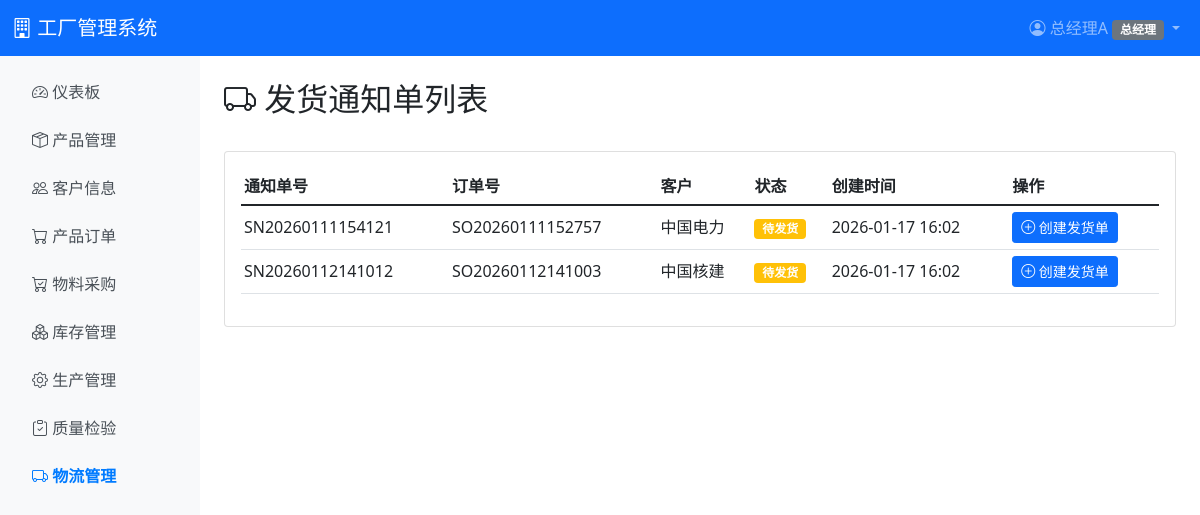
The app's page /logistics/notices/ (signed in), older data.
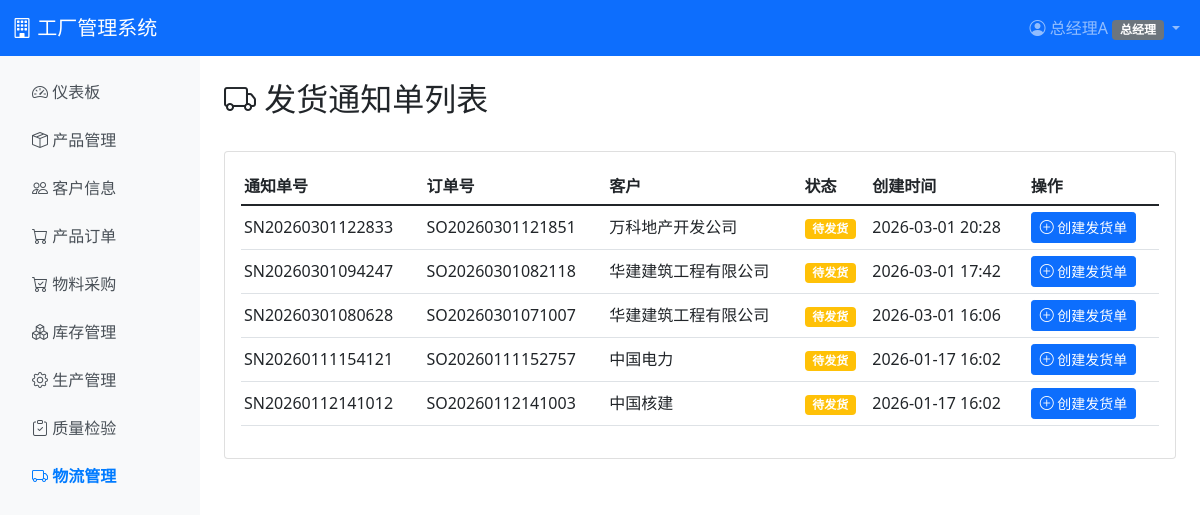
The same page, newer data.
### accounts/models.py (models this page shows, shortened)
class UserProfile(models.Model):
    ROLE_CHOICES = [
        ('sales', '销售员'),
        ('sales_mgr', '销售经理'),
        ('warehouse', '仓库管理员'),
        ('production', '生产管理员'),
        ('qc', '质检员'),
        ('logistics', '物流管理员'),
        ('ceo', '总经理'),
    ]
    user = models.OneToOneField(User, on_delete=models.CASCADE, related_name='profile')
    role = models.CharField(max_length=20, choices=ROLE_CHOICES, verbose_name='角色')
    permissions = models.ManyToManyField(Permission, blank=True, related_name='user_profiles', verbose_name='额外权限')
    phone = models.CharField(max_length=20, blank=True, verbose_name='电话')
    department = models.CharField(max_length=50, blank=True, verbose_name='部门')
    created_at = models.DateTimeField(auto_now_add=True, verbose_name='创建时间')
    class Meta:
        verbose_name = '用户角色'
        verbose_name_plural = '用户角色'

### logistics/models.py (models this page shows, shortened)
class ShippingNotice(models.Model):
    notice_no = models.CharField(max_length=50, unique=True, verbose_name='通知单号')
    order = models.ForeignKey(SalesOrder, on_delete=models.CASCADE, related_name='shipping_notices', verbose_name='订单')
    status = models.CharField(max_length=20, default='pending', choices=[('pending', '待发货'), ('shipped', '已发货')], verbose_name='状态')
    created_at = models.DateTimeField(auto_now_add=True, verbose_name='创建时间')
    class Meta:
        verbose_name = '发货通知单'
        verbose_name_plural = '发货通知单'
        ordering = ['-created_at']

### sales/models.py (models this page shows, shortened)
class SalesOrder(models.Model):
    STATUS_CHOICES = [
        ('pending', '待审批'),
        ('approved', '已审批'),
        ('ceo_pending', '待总经理审批'),
        ('ceo_approved', '总经理已审批'),
        ('rejected', '已退回'),
        ('in_production', '生产中'),
        ('ready_to_ship', '待发货'),
        ('shipped', '已发货'),
        ('completed', '已完成'),
        ('cancelled', '已取消'),
        ('terminated', '已终结'),
    ]
    order_no = models.CharField(max_length=50, unique=True, verbose_name='订单号')
    customer = models.ForeignKey(Customer, on_delete=models.PROTECT, verbose_name='客户')
    salesperson = models.ForeignKey('auth.User', on_delete=models.PROTECT, related_name='sales_orders', verbose_name='销售员')
    status = models.CharField(max_length=20, choices=STATUS_CHOICES, default='pending', verbose_name='状态')
    total_amount = models.DecimalField(max_digits=12, decimal_places=2, default=0, verbose_name='订单总额')
    delivery_date = models.DateField(null=True, blank=True, verbose_name='交付日期')
    reserve_inventory = models.BooleanField(default=True, verbose_name='锁定库存')
    manual_batch_allocation = models.BooleanField(default=False, verbose_name='手动分配批次')
    approved_by = models.ForeignKey('auth.User', on_delete=models.SET_NULL, null=True, blank=True, related_name='approved_orders', verbose_name='审批人')
    approved_at = models.DateTimeField(null=True, blank=True, verbose_name='审批时间')
    ceo_approved_by = models.ForeignKey('auth.User', on_delete=models.SET_NULL, null=True, blank=True, related_name='ceo_approved_orders', verbose_name='总经理审批人')
    ceo_approved_at = models.DateTimeField(null=True, blank=True, verbose_name='总经理审批时间')
    rejected_by = models.ForeignKey('auth.User', on_delete=models.SET_NULL, null=True, blank=True, related_name='rejected_orders', verbose_name='退回人')
    rejected_at = models.DateTimeField(null=True, blank=True, verbose_name='退回时间')
    reject_reason = models.TextField(blank=True, verbose_name='退回原因')
    terminated_by = models.ForeignKey('auth.User', on_delete=models.SET_NULL, null=True, blank=True, related_name='terminated_orders', verbose_name='终结人')
    terminated_at = models.DateTimeField(null=True, blank=True, verbose_name='终结时间')
    terminate_reason = models.TextField(blank=True, verbose_name='终结原因')
    remark = models.TextField(blank=True, verbose_name='备注')
    created_at = models.DateTimeField(auto_now_add=True, verbose_name='创建时间')
    updated_at = models.DateTimeField(auto_now=True, verbose_name='更新时间')
    class Meta:
        verbose_name = '产品订单'
        verbose_name_plural = '产品订单'
        ordering = ['-created_at']

class Customer(models.Model):
    CREDIT_LEVEL_CHOICES = [
        ('A', 'A级（优秀）'),
        ('B', 'B级（良好）'),
        ('C', 'C级（一般）'),
        ('D', 'D级（较差）'),
    ]
    EDIT_STATUS_CHOICES = [
        ('none', '无编辑申请'),
        ('pending', '待审批'),
        ('approved', '已审批'),
        ('rejected', '已拒绝'),
    ]
    DELETE_STATUS_CHOICES = [
        ('none', '无删除申请'),
        ('pending', '待审批'),
        ('approved', '已审批'),
        ('rejected', '已拒绝'),
    ]
    name = models.CharField(max_length=200, unique=True, verbose_name='客户名称')
    contact_person = models.CharField(max_length=100, verbose_name='联系人')
    phone = models.CharField(max_length=20, verbose_name='联系电话')
    address = models.TextField(verbose_name='地址')
    credit_level = models.CharField(max_length=1, choices=CREDIT_LEVEL_CHOICES, default='C', verbose_name='信用等级')
    created_by = models.ForeignKey('auth.User', on_delete=models.SET_NULL, null=True, blank=True, related_name='created_customers', verbose_name='负责人')
    created_at = models.DateTimeField(auto_now_add=True, verbose_name='创建时间')
    updated_at = models.DateTimeField(auto_now=True, verbose_name='更新时间')
    edit_status = models.CharField(max_length=20, choices=EDIT_STATUS_CHOICES, default='none', verbose_name='编辑审批状态')
    edit_pending_data = models.TextField(blank=True, verbose_name='待审批编辑数据')
    edit_reason = models.TextField(blank=True, verbose_name='编辑原因')
    edit_requested_by = models.ForeignKey('auth.User', on_delete=models.SET_NULL, null=True, blank=True, related_name='customer_edit_requests', verbose_name='编辑申请人')
    edit_requested_at = models.DateTimeField(null=True, blank=True, verbose_name='编辑申请时间')
    edit_approved_by = models.ForeignKey('auth.User', on_delete=models.SET_NULL, null=True, blank=True, related_name='approved_customer_edits', verbose_name='编辑审批人')
    edit_approved_at = models.DateTimeField(null=True, blank=True, verbose_name='编辑审批时间')
    edit_reject_reason = models.TextField(blank=True, verbose_name='编辑拒绝原因')
    delete_status = models.CharField(max_length=20, choices=DELETE_STATUS_CHOICES, default='none', verbose_name='删除审批状态')
    delete_reason = models.TextField(blank=True, verbose_name='删除原因')
    delete_requested_by = models.ForeignKey('auth.User', on_delete=models.SET_NULL, null=True, blank=True, related_name='customer_delete_requests', verbose_name='删除申请人')
    delete_requested_at = models.DateTimeField(null=True, blank=True, verbose_name='删除申请时间')
    delete_approved_by = models.ForeignKey('auth.User', on_delete=models.SET_NULL, null=True, blank=True, related_name='approved_customer_deletes', verbose_name='删除审批人')
    delete_approved_at = models.DateTimeField(null=True, blank=True, verbose_name='删除审批时间')
    delete_reject_reason = models.TextField(blank=True, verbose_name='删除拒绝原因')
    is_deleted = models.BooleanField(default=False, verbose_name='是否已删除（软删除）')
    class Meta:
        verbose_name = '客户'
        verbose_name_plural = '客户'
        ordering = ['-created_at']

### logistics/views.py (the view)
# urls.py: path('notices/', views.shipping_notice_list, name='shipping_notice_list'),
@login_required
@role_required('logistics', 'ceo')
def shipping_notice_list(request):
    notices = ShippingNotice.objects.select_related('order').filter(status='pending')
    paginator = Paginator(notices, 20)  # 每页20条
    page_number = request.GET.get('page')
    page_obj = paginator.get_page(page_number)
    context = {
        'notices': page_obj,
        'extra_params': '',
    }
    return render(request, 'logistics/shipping_notice_list.html', context)

### templates/logistics/shipping_notice_list.html (shortened to what this page needs)
{% extends 'base.html' %}
{% block content %}
<div class="d-flex justify-content-between align-items-center mb-4">
    <h2><i class="bi bi-truck"></i> 发货通知单列表</h2>
</div>
<div class="card">
    <div class="card-body">
        <div class="table-responsive">
            <table class="table table-hover table-sm">
                <thead>
                    <tr>
                        <th>通知单号</th>
                        <th>订单号</th>
                        <th>客户</th>
                        <th>状态</th>
                        <th>创建时间</th>
                        <th>操作</th>
                    </tr>
                </thead>
                <tbody>
                    {% for notice in notices %}
                    <tr>
                        <td>{{ notice.notice_no }}</td>
                        <td>{{ notice.order.order_no }}</td>
                        <td>{{ notice.order.customer.name }}</td>
                        <td>
                            {% if notice.status == 'pending' %}
                            <span class="badge bg-warning">待发货</span>
                            {% elif notice.status == 'shipped' %}
                            <span class="badge bg-success">已发货</span>
                            {% endif %}
                        </td>
                        <td>{{ notice.created_at|date:"Y-m-d H:i" }}</td>
                        <td>
                            <a href="{% url 'logistics:shipment_create' notice.pk %}" class="btn btn-sm btn-primary">
                                <i class="bi bi-plus-circle"></i> 创建发货单
                            </a>
                        </td>
                    </tr>
                    {% empty %}
                    <tr>
                        <td colspan="6" class="text-center text-muted">暂无待发货通知单</td>
                    </tr>
                    {% endfor %}
                </tbody>
            </table>
        </div>
    </div>
</div>
{% endblock %}

### templates/base.html (shortened to what this page needs)
{% load permission_tags %}
<!DOCTYPE html>
<html lang="zh-CN">
<head>
    <link href="https://cdn.jsdelivr.net/npm/bootstrap@5.1.3/dist/css/bootstrap.min.css" rel="stylesheet">
    <link rel="stylesheet" href="https://cdn.jsdelivr.net/npm/bootstrap-icons@1.8.1/font/bootstrap-icons.css">
</head>
<body>
    <nav class="navbar navbar-expand-lg navbar-dark bg-primary">
        <div class="container-fluid">
            <a class="navbar-brand" href="{% url 'dashboard' %}">
                <i class="bi bi-building"></i> 工厂管理系统
            </a>
            <div class="collapse navbar-collapse" id="navbarNav">
                <ul class="navbar-nav ms-auto">
                    {% if user.is_authenticated %}
                    <li class="nav-item dropdown">
                        <a class="nav-link dropdown-toggle" href="#" id="navbarDropdown" role="button" data-bs-toggle="dropdown">
                            <i class="bi bi-person-circle"></i> {{ user.username }}
                            {% if user.profile %}
                            <span class="badge bg-secondary">{{ user.profile.get_role_display }}</span>
                            {% endif %}
                        </a>
                    </li>
                    {% else %}
                    <li class="nav-item">
                        <a class="nav-link" href="{% url 'login' %}">登录</a>
                    </li>
                    {% endif %}
                </ul>
            </div>
        </div>
    </nav>
    {% if user.is_authenticated %}
    <div class="container-fluid">
        <div class="row">
            <nav class="col-md-2 sidebar p-3">
                <ul class="nav flex-column">
                    <li class="nav-item mb-2">
                        <a class="nav-link {% if request.resolver_match.url_name == 'dashboard' %}active{% endif %}" href="{% url 'dashboard' %}">
                            <i class="bi bi-speedometer2"></i> 仪表板
                        </a>
                    </li>
                    <li class="nav-item mb-2">
                        <a class="nav-link {% if request.resolver_match.app_name == 'product' %}active{% endif %}" href="{% url 'product:product_list' %}">
                            <i class="bi bi-box-seam"></i> 产品管理
                        </a>
                    </li>
                    {% if user.profile.role == 'sales' or user.profile.role == 'sales_mgr' or user.profile.role == 'ceo' or user|has_permission:'inventory.customer.view' %}
                    <li class="nav-item mb-2">
                        <a class="nav-link {% if request.resolver_match.app_name == 'sales' and request.resolver_match.url_name|slice:':8' == 'customer' %}active{% endif %}" href="{% url 'sales:customer_list' %}">
                            <i class="bi bi-people"></i> 客户信息
                        </a>
                    </li>
                    {% endif %}
                    {% if user.profile.role == 'sales' or user.profile.role == 'sales_mgr' or user.profile.role == 'warehouse' or user.profile.role == 'ceo' or user|has_permission:'sales.order.view' %}
                    <li class="nav-item mb-2">
                        <a class="nav-link {% if request.resolver_match.app_name == 'sales' and request.resolver_match.url_name|slice:':5' == 'order' %}active{% endif %}" href="{% url 'sales:order_list' %}">
                            <i class="bi bi-cart"></i> 产品订单
                        </a>
                    </li>
                    {% endif %}
                    {% if user.profile.role == 'warehouse' or user.profile.role == 'ceo' %}
                    <li class="nav-item mb-2">
                        <a class="nav-link {% if request.resolver_match.app_name == 'purchase' and request.resolver_match.url_name|slice:':4' == 'task' %}active{% endif %}" href="{% url 'purchase:task_list' %}">
                            <i class="bi bi-cart-check"></i> 物料采购
                        </a>
                    </li>
                    {% endif %}
                    {% if user.profile.role == 'warehouse' or user.profile.role == 'production' or user.profile.role == 'ceo' or user|has_permission:'inventory.view' or user|has_permission:'inventory.view_product' %}
                    <li class="nav-item mb-2">
                        <a class="nav-link {% if request.resolver_match.app_name == 'inventory' %}active{% endif %}" href="{% url 'inventory:inventory_list' %}">
                            <i class="bi bi-boxes"></i> 库存管理
                        </a>
                    </li>
                    {% endif %}
                    {% if user.profile.role == 'production' or user.profile.role == 'ceo' or user|has_permission:'production.task.view' or user|has_permission:'inventory.bom.view' %}
                    <li class="nav-item mb-2">
                        <a class="nav-link {% if request.resolver_match.app_name == 'production' and request.resolver_match.url_name != 'quality_inspection_list' %}active{% endif %}" href="{% url 'production:task_list' %}">
                            <i class="bi bi-gear"></i> 生产管理
                        </a>
                    </li>
                    {% endif %}
                    {% if user.profile.role == 'qc' or user.profile.role == 'production' or user.profile.role == 'ceo' or user|has_permission:'production.task.view' %}
                    <li class="nav-item mb-2">
                        <a class="nav-link {% if request.resolver_match.url_name == 'quality_inspection_list' %}active{% endif %}" href="{% url 'production:quality_inspection_list' %}">
                            <i class="bi bi-clipboard-check"></i> 质量检验
                        </a>
                    </li>
                    {% endif %}
                    {% if user.profile.role == 'logistics' or user.profile.role == 'ceo' or user|has_permission:'logistics.shipment.view' %}
                    <li class="nav-item mb-2">
                        <a class="nav-link {% if request.resolver_match.app_name == 'logistics' %}active{% endif %}" href="{% url 'logistics:shipment_list' %}">
                            <i class="bi bi-truck"></i> 物流管理
                        </a>
                    </li>
                    {% endif %}
                </ul>
            </nav>
            <main class="col-md-10 p-4">
    {% else %}
    <div class="container mt-5">
    {% endif %}
        {% block content %}{% endblock %}
    {% if user.is_authenticated %}
            </main>
        </div>
    </div>
    {% else %}
    </div>
    {% endif %}
</body>
</html>

### templates/base.html (style rules this page uses)
.sidebar { min-height: calc(100vh - 56px); background-color: #f8f9fa; }
.nav-link { color: #495057; }
.nav-link.active { color: #007bff; font-weight: bold; }
.table tbody tr td, .table thead tr th { padding: 0.5625rem 0.375rem; vertical-align: middle; line-height: 1.5; }
.table-sm tbody tr td, .table-sm thead tr th { padding: 0.375rem 0.1875rem; vertical-align: middle; line-height: 1.5; }

Row changes from the older to the newer data that the page shows:
added ShippingNotice: notice_no "SN20260301122833", order.order_no "SO20260301121851", order.customer.name "万科地产开发公司", status "待发货", created_at "2026-03-01 20:28"
added ShippingNotice: notice_no "SN20260301094247", order.order_no "SO20260301082118", order.customer.name "华建建筑工程有限公司", status "待发货", created_at "2026-03-01 17:42"
added ShippingNotice: notice_no "SN20260301080628", order.order_no "SO20260301071007", order.customer.name "华建建筑工程有限公司", status "待发货", created_at "2026-03-01 16:06"
